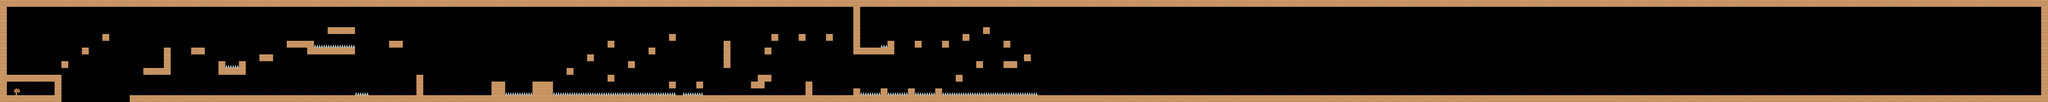

A level layout from a 2D game, rendered from its tile map. Below: a short description, then the map file with tile-grid data replaced by summaries:
An orthogonal 300x15 tile map with 70x70 px tiles, 1 tile layer (Tile Layer 1), 2 tilesets and 94 objects.

<map version="1.0" orientation="orthogonal" renderorder="right-down" width="300" height="15" tilewidth="70" tileheight="70" nextobjectid="130">
 <tileset firstgid="1" name="tiles_spritesheet" tilewidth="70" tileheight="70" spacing="2" tilecount="156">
  <image source="tiles_spritesheet.png" width="914" height="936" />
 </tileset>
 <tileset firstgid="157" name="item_persSpriteSheet" tilewidth="70" tileheight="70" spacing="2" tilecount="100">
  <image source="item_persSpriteSheet.png" width="720" height="720" />
 </tileset>
 <layer name="Tile Layer 1" width="300" height="15">
  <data>[4500 cells, 786 non-empty, 3 distinct tile ids]</data>
 </layer>
 <objectgroup name="Object Layer 1" width="70" height="70">
  <object id="18" x="1" y="1" width="70" height="1050" />
  <object id="19" x="70" y="980" width="560" height="70" />
  <object id="20" x="70" y="770" width="560" height="70" />
  <object id="21" x="560" y="840" width="70" height="140" />
  <object id="22" x="630" y="630" width="70" height="70" />
  <object id="23" x="840" y="490" width="70" height="70" />
  <object id="24" x="1051" y="350" width="69" height="70" />
  <object id="25" x="1470" y="700" width="280" height="70" />
  <object id="26" x="1680" y="490" width="70" height="210" />
  <object id="27" x="1330" y="980" width="2310" height="70" />
  <object id="28" x="70" y="1" width="3570" height="70" />
  <object id="29" x="1960" y="490" width="140" height="70" />
  <object id="30" x="2240" y="630" width="70" height="140" />
  <object id="31" x="2310" y="700" width="140" height="70" />
  <object id="32" x="2450" y="630" width="70" height="140" />
  <object id="33" x="2660" y="560" width="140" height="70" />
  <object id="34" x="2940" y="420" width="280" height="70" />
  <object id="35" x="3150" y="490" width="490" height="70" />
  <object id="36" x="3360" y="280" width="280" height="70" />
  <object id="37" x="3640" y="980" width="3220" height="70" />
  <object id="38" x="3640" y="1" width="3220" height="70" />
  <object id="50" x="6860" y="980" width="14140" height="70" />
  <object id="51" x="20930" y="1" width="70" height="980" />
  <object id="52" x="6860" y="1" width="14070" height="70" />
  <object id="53" x="3990" y="420" width="140" height="70" />
  <object id="58" x="4272" y="772" width="66" height="208" />
  <object id="60" x="5040" y="840" width="140" height="140" />
  <object id="61" x="5460" y="840" width="210" height="140" />
  <object id="66" x="5810" y="700" width="70" height="70" />
  <object id="67" x="6020" y="560" width="70" height="70" />
  <object id="68" x="6230" y="770" width="70" height="70" />
  <object id="69" x="6230" y="420" width="70" height="70" />
  <object id="70" x="6440" y="630" width="70" height="70" />
  <object id="72" x="6650" y="490" width="70" height="70" />
  <object id="73" x="6860" y="350" width="70" height="70" />
  <object id="74" x="6860" y="840" width="70" height="70" />
  <object id="75" x="7140" y="840" width="70" height="70" />
  <object id="77" x="7420" y="420" width="70" height="280" />
  <object id="81" x="1540" y="1400" width="1" height="1" />
  <object id="85" x="7910" y="350" width="70" height="70" />
  <object id="86" x="7840" y="490" width="70" height="70" />
  <object id="87" x="7770" y="770" width="140" height="70" />
  <object id="89" x="8190" y="350" width="70" height="70" />
  <object id="91" x="7700" y="840" width="140" height="70" />
  <object id="92" x="8260" y="840" width="70" height="140" />
  <object id="99" x="8470" y="350" width="70" height="70" />
  <object id="102" x="8750" y="70" width="70" height="490" />
  <object id="103" x="8820" y="490" width="350" height="70" />
  <object id="104" x="9100" y="420" width="70" height="70" />
  <object id="105" x="8750" y="910" width="70" height="70" />
  <object id="106" x="9030" y="910" width="70" height="70" />
  <object id="107" x="9310" y="910" width="70" height="70" />
  <object id="108" x="9590" y="910" width="70" height="70" />
  <object id="109" x="9800" y="770" width="70" height="70" />
  <object id="110" x="10010" y="630" width="70" height="70" />
  <object id="111" x="10290" y="630" width="140" height="70" />
  <object id="112" x="10500" y="560" width="70" height="70" />
  <object id="113" x="10290" y="420" width="70" height="70" />
  <object id="114" x="10080" y="280" width="70" height="70" />
  <object id="115" x="9870" y="350" width="70" height="70" />
  <object id="116" x="9660" y="420" width="70" height="70" />
  <object id="117" x="9380" y="420" width="70" height="70" />
 </objectgroup>
 <objectgroup name="Object Layer 2" width="70" height="70">
  <object id="43" x="4133" y="963" width="63" height="12">
   <properties>
    <property name="button" value="1" />
   </properties>
  </object>
  <object id="65" x="6934" y="952" width="64" height="24">
   <properties>
    <property name="button" value="2" />
   </properties>
  </object>
  <object id="93" x="7982" y="952" width="68" height="24">
   <properties>
    <property name="button" value="2" />
   </properties>
  </object>
  <object id="95" x="8402" y="954" width="66" height="24">
   <properties>
    <property name="button" value="2" />
   </properties>
  </object>
  <object id="96" x="8190" y="954" width="70" height="24">
   <properties>
    <property name="button" value="2" />
   </properties>
  </object>
  <object id="129" x="10982" y="951" width="70" height="26">
   <properties>
    <property name="button" value="5" />
   </properties>
  </object>
 </objectgroup>
 <objectgroup name="Object Layer 3" width="70" height="70">
  <object id="127" x="11141" y="881" width="52" height="98">
   <properties>
    <property name="door" value="5" />
   </properties>
  </object>
 </objectgroup>
 <objectgroup name="Object Layer 4" width="70" height="70">
  <object id="79" x="7420" y="350" width="70" height="70">
   <properties>
    <property name="lever" value="3" />
   </properties>
  </object>
 </objectgroup>
 <objectgroup name="Object Layer 5" width="70" height="70">
  <object id="42" x="4550" y="70" width="70" height="910">
   <properties>
    <property name="weight" value="1" />
   </properties>
  </object>
  <object id="56" x="4760" y="70" width="70" height="910">
   <properties>
    <property name="weight" value="1" />
   </properties>
  </object>
  <object id="78" x="7490" y="70" width="70" height="910">
   <properties>
    <property name="weight" value="3" />
   </properties>
  </object>
  <object id="97" x="8610" y="70" width="70" height="910">
   <properties>
    <property name="weight" value="2" />
   </properties>
  </object>
 </objectgroup>
 <objectgroup name="Object Layer 6" width="70" height="70">
  <object id="46" x="2314" y="668" width="136" height="32" />
  <object id="47" x="3224" y="456" width="416" height="32" />
  <object id="48" x="3644" y="948" width="134" height="30" />
  <object id="62" x="5182" y="940" width="280" height="40" />
  <object id="64" x="5676" y="950" width="1532" height="30" />
  <object id="118" x="8822" y="946" width="208" height="32" />
  <object id="119" x="9106" y="952" width="206" height="28" />
  <object id="120" x="9382" y="948" width="208" height="30" />
  <object id="121" x="9664" y="948" width="976" height="32" />
  <object id="122" x="9036" y="456" width="66" height="36" />
 </objectgroup>
 <objectgroup name="Object Layer 7" width="70" height="70">
  <object id="54" x="4060" y="350" width="70" height="70" />
  <object id="55" x="3570" y="210" width="70" height="70" />
  <object id="63" x="5460" y="770" width="70" height="70" />
  <object id="76" x="6860" y="280" width="70" height="70" />
  <object id="88" x="7910" y="280" width="70" height="70" />
  <object id="90" x="8195" y="280" width="70" height="70" />
  <object id="101" x="8465" y="280" width="70" height="70" />
 </objectgroup>
 <objectgroup name="Object Layer 8" width="70" height="70">
  <!-- 3 objects omitted --></objectgroup>
</map>
<!-- 3 of 94 objects omitted -->
